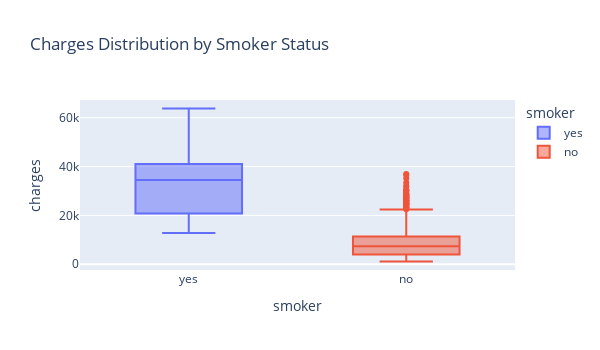

Notebook code cell kept with this figure:
### Markdown cell above
### 3. Boxplot - charges vs smokers

### Code cell
fig = px.box(data, x='smoker', y='charges', color='smoker',
             title="Charges Distribution by Smoker Status",
             width=600, height=350)
fig.show()

### Figure 1 — Plotly figure (JSON) as saved in the notebook; plotly's stock layout.template omitted (floating-point values rounded to 4 significant figures; data arrays with more than 128 entries replaced by an {"elided": "..."} marker saying what was removed)
{"data": [{"alignmentgroup": "True", "hovertemplate": "smoker=%{x}<br>charges=%{y}<extra></extra>", "legendgroup": "yes", "marker": {"color": "#636efa"}, "name": "yes", "notched": false, "offsetgroup": "yes", "orientation": "v", "showlegend": true, "type": "box", "x": {"elided": "274 str values"}, "x0": " ", "xaxis": "x", "y": {"elided": "274 float values"}, "y0": " ", "yaxis": "y"}, {"alignmentgroup": "True", "hovertemplate": "smoker=%{x}<br>charges=%{y}<extra></extra>", "legendgroup": "no", "marker": {"color": "#EF553B"}, "name": "no", "notched": false, "offsetgroup": "no", "orientation": "v", "showlegend": true, "type": "box", "x": {"elided": "1064 str values"}, "x0": " ", "xaxis": "x", "y": {"elided": "1064 float values"}, "y0": " ", "yaxis": "y"}], "layout": {"boxmode": "overlay", "height": 350, "legend": {"title": {"text": "smoker"}, "tracegroupgap": 0}, "title": {"text": "Charges Distribution by Smoker Status"}, "width": 600, "xaxis": {"anchor": "y", "categoryarray": ["yes", "no"], "categoryorder": "array", "domain": [0, 1], "title": {"text": "smoker"}}, "yaxis": {"anchor": "x", "domain": [0, 1], "title": {"text": "charges"}}}}
